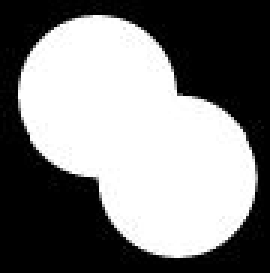
#> input picture OpenCV/MoreMorphology/2cell.jpg, 90 x 91 px (shown 3 times larger)
$ python Distancetransform.py
#> lines starting #> are read from the running program, lines starting #| are printed output that depends on the picture; after the words box and inside, x2 and y2 are one past the last pixel; in counts of white or black regions, pixels touching at a corner belong together
import numpy as np
import cv2 as cv
img  = cv.imread('2cell.jpg', cv.IMREAD_GRAYSCALE)
#> img is the input picture: shape (91, 90); min 0, max 255, mean 127.4
b_img = cv.threshold(img, 150,255,cv.THRESH_BINARY)[1]
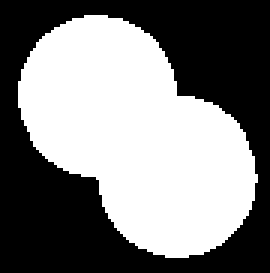
#> b_img: shape (91, 90) (shown 3 times larger); 49.8% white; 1 white region, box (x1, y1, x2, y2) and area: (6, 5, 86, 86) 4079
cv.imshow('Raw image',b_img)

# diatance transform
dist_img = cv.distanceTransform(b_img, cv.DIST_L2, 3)
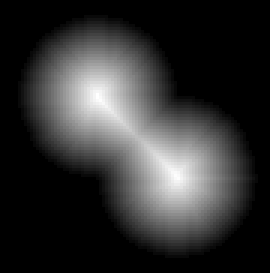
#> dist_img: shape (91, 90) float32 (shown 3 times larger); min 0, max 25.78, mean 5.1; drawn with min black and max white
cv.normalize(dist_img, dist_img,0,1,cv.NORM_MINMAX) # convert to maxtrix from 0 to 1 -> %
cv.imshow('Distance image', dist_img)

print(dist_img.dtype)
#| float32
print(np.max(dist_img)) # distance with the number of pixel
#| 1.0

out = cv.threshold(dist_img, 0.8, 1, cv.THRESH_BINARY)[1]
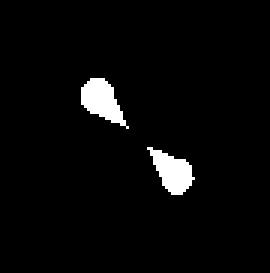
#> out: shape (91, 90) float32 (shown 3 times larger); values 0 (black) and 1 (white), 3.4% white; 2 white regions, box (x1, y1, x2, y2) and area: (27, 26, 43, 43) 145, (49, 49, 65, 65) 137
cv.imshow('After thres',out)


cv.waitKey()
cv.destroyAllWindows()
